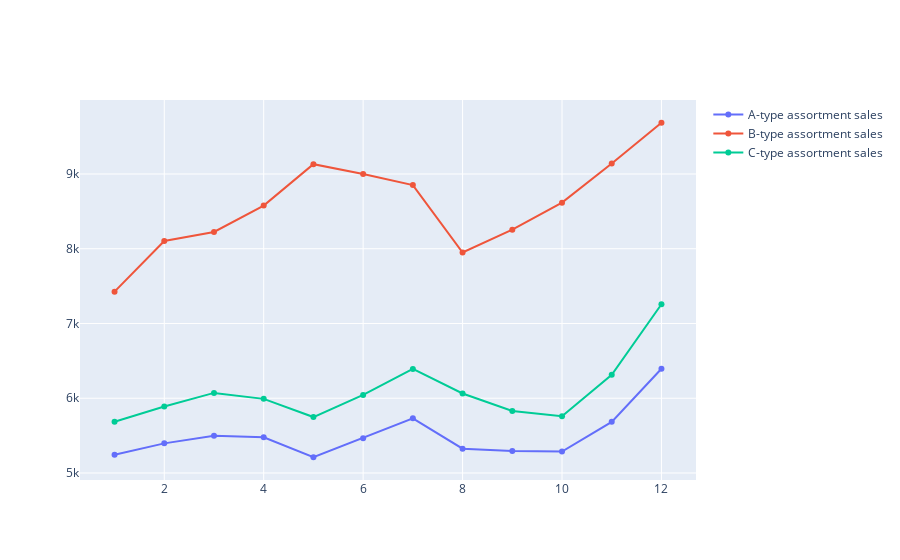

Notebook code cell kept with this figure:
### Code cell
fig = go.Figure()

a_assortment_df = merged_df[merged_df.Assortment == 'a']
b_assortment_df = merged_df[merged_df.Assortment == 'b']
c_assortment_df = merged_df[merged_df.Assortment == 'c']

a_sales_agg = a_assortment_df.groupby("Month").agg({"Sales":  "mean"})
a_sales_agg = a_sales_agg.rename(columns={"Sales": "A-type assortment sales"})

b_sales_agg = b_assortment_df.groupby("Month").agg({"Sales":  "mean"})
b_sales_agg = b_sales_agg.rename(columns={"Sales": "B-type assortment sales"})

c_sales_agg = c_assortment_df.groupby("Month").agg({"Sales":  "mean"})
c_sales_agg = c_sales_agg.rename(columns={"Sales": "C-type assortment sales"})

assortment_sales = pd.merge(a_sales_agg, b_sales_agg, on="Month")
assortment_sales = pd.merge(assortment_sales, c_sales_agg, on="Month")


display(assortment_sales)


fig.add_trace(go.Scatter(x=assortment_sales.index, y=assortment_sales['A-type assortment sales'],
                    mode='lines+markers',
                    name='A-type assortment sales'))

fig.add_trace(go.Scatter(x=assortment_sales.index,y=assortment_sales['B-type assortment sales'],
                    mode='lines+markers',
                    name='B-type assortment sales'))

fig.add_trace(go.Scatter(x=assortment_sales.index,y=assortment_sales['C-type assortment sales'],
                    mode='lines+markers',
                    name='C-type assortment sales'))
fig.show()

### Figure 1 — Plotly figure (JSON) as saved in the notebook; plotly's stock layout.template omitted (floating-point values rounded to 4 significant figures)
{"data": [{"mode": "lines+markers", "name": "A-type assortment sales", "type": "scatter", "x": [1, 2, 3, 4, 5, 6, 7, 8, 9, 10, 11, 12], "y": [5244.0, 5396.0, 5499.0, 5477.0, 5211.0, 5466.0, 5732.0, 5325.0, 5295.0, 5288.0, 5684.0, 6394.0]}, {"mode": "lines+markers", "name": "B-type assortment sales", "type": "scatter", "x": [1, 2, 3, 4, 5, 6, 7, 8, 9, 10, 11, 12], "y": [7426.0, 8104.0, 8224.0, 8577.0, 9131.0, 9000.0, 8852.0, 7950.0, 8255.0, 8616.0, 9140.0, 9685.0]}, {"mode": "lines+markers", "name": "C-type assortment sales", "type": "scatter", "x": [1, 2, 3, 4, 5, 6, 7, 8, 9, 10, 11, 12], "y": [5687.0, 5890.0, 6071.0, 5992.0, 5748.0, 6045.0, 6392.0, 6063.0, 5829.0, 5760.0, 6314.0, 7257.0]}], "layout": {}}
